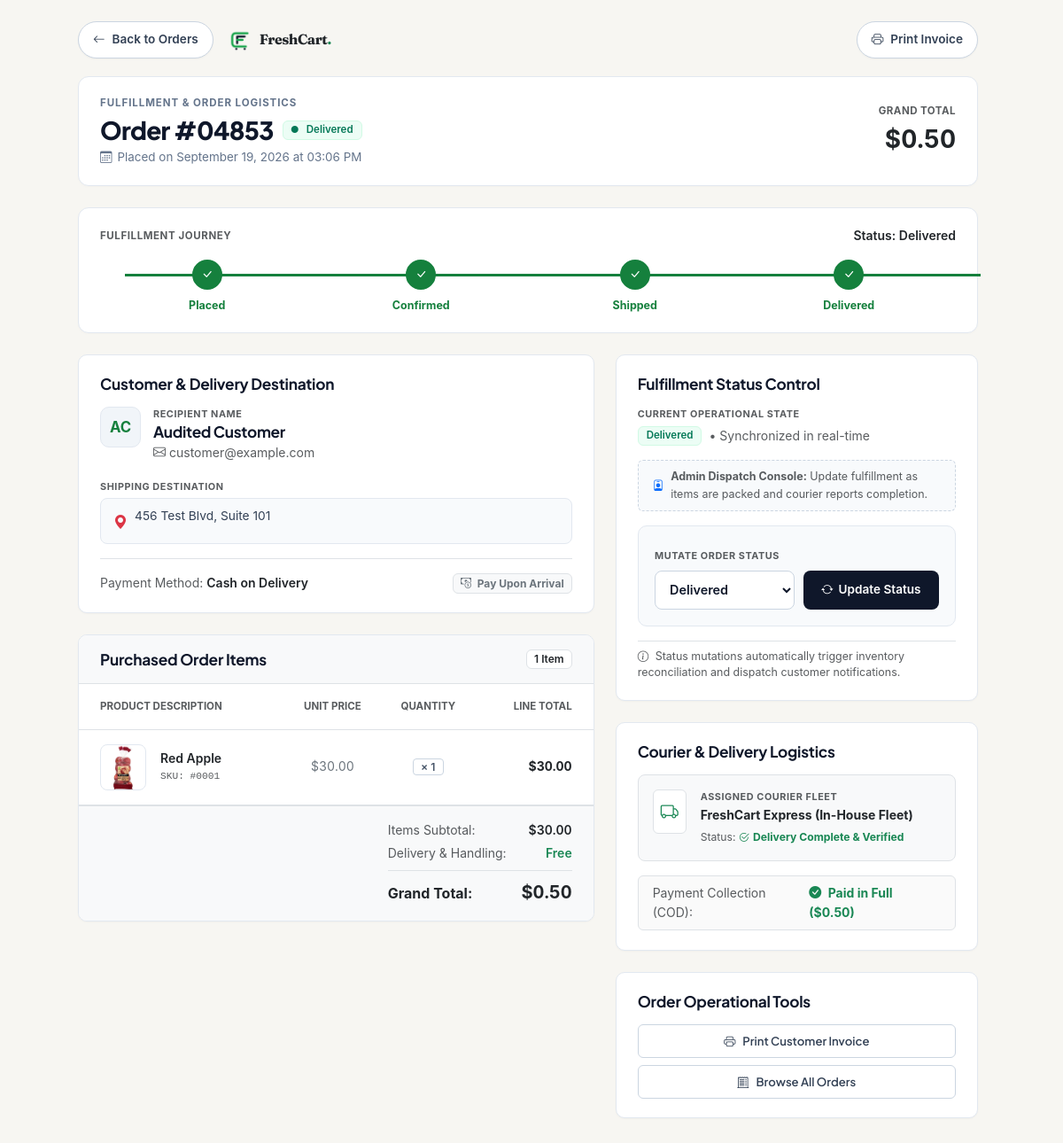
The app's page /admin/order_details.php?id=4853 (signed in) with its own data.
### tables this page shows
CREATE TABLE `orders` (
  `id` int(11) NOT NULL AUTO_INCREMENT,
  `user_id` int(11) DEFAULT NULL,
  `customer_name` varchar(100) NOT NULL,
  `address` text NOT NULL,
  `total_amount` decimal(10,2) NOT NULL,
  `status` varchar(50) DEFAULT 'Pending',
  `order_date` timestamp NULL DEFAULT current_timestamp(),
  `created_at` timestamp NULL DEFAULT current_timestamp(),
  PRIMARY KEY (`id`),
  KEY `idx_orders_status` (`status`),
  KEY `idx_orders_user_id` (`user_id`),
  CONSTRAINT `fk_orders_user` FOREIGN KEY (`user_id`) REFERENCES `users` (`id`) ON DELETE SET NULL
);

CREATE TABLE `users` (
  `id` int(11) NOT NULL AUTO_INCREMENT,
  `full_name` varchar(255) NOT NULL,
  `email` varchar(255) NOT NULL,
  `password` varchar(255) NOT NULL,
  `address` text DEFAULT NULL,
  `created_at` timestamp NULL DEFAULT current_timestamp(),
  `api_token` varchar(64) DEFAULT NULL,
  `role` varchar(20) DEFAULT 'customer',
  PRIMARY KEY (`id`),
  UNIQUE KEY `email` (`email`)
);

CREATE TABLE `order_items` (
  `id` int(11) NOT NULL AUTO_INCREMENT,
  `order_id` int(11) DEFAULT NULL,
  `product_id` int(11) DEFAULT NULL,
  `quantity` int(11) DEFAULT NULL,
  PRIMARY KEY (`id`),
  KEY `order_id` (`order_id`),
  KEY `product_id` (`product_id`),
  CONSTRAINT `order_items_ibfk_1` FOREIGN KEY (`order_id`) REFERENCES `orders` (`id`),
  CONSTRAINT `order_items_ibfk_2` FOREIGN KEY (`product_id`) REFERENCES `products` (`id`)
);

CREATE TABLE `products` (
  `id` int(11) NOT NULL AUTO_INCREMENT,
  `name` varchar(100) NOT NULL,
  `price` decimal(10,2) NOT NULL,
  `image` varchar(255) DEFAULT 'default.jpg',
  `stock_qty` int(11) DEFAULT 0,
  `image_url` varchar(255) DEFAULT NULL,
  `category` varchar(50) DEFAULT NULL,
  PRIMARY KEY (`id`),
  KEY `idx_products_category` (`category`)
);

### admin/order_details.php (the view, shortened to what the rows shown need)
<?php
require_once __DIR__ . '/../config/db.php';
$order_id = isset($_GET['order_id']) ? (int)$_GET['order_id'] : (isset($_GET['id']) ? (int)$_GET['id'] : 0);
try {
    $stmt = $pdo->prepare("SELECT orders.*, users.email AS customer_email
                           FROM orders
                           LEFT JOIN users ON orders.user_id = users.id
                           WHERE orders.id = ?");
    $stmt->execute([$order_id]);
    $order = $stmt->fetch(PDO::FETCH_ASSOC);
    $sqlItems = "SELECT order_items.*, products.name, products.price, products.image
                 FROM order_items
                 JOIN products ON order_items.product_id = products.id
                 WHERE order_items.order_id = ?";
    $stmtItems = $pdo->prepare($sqlItems);
    $stmtItems->execute([$order_id]);
    $items = $stmtItems->fetchAll(PDO::FETCH_ASSOC);
} catch (Exception $e) {
    error_log("Admin Order Details Error: " . $e->getMessage());
    die("An unexpected error occurred while loading order details.");
}
$s = $order['status'];
$pillClass = match($s) {
    'Delivered' => 'status-delivered',
    'Shipped' => 'status-shipped',
    'Pending' => 'status-pending',
    default => 'status-cancelled'
};
$nameParts = explode(' ', trim($order['customer_name'] ?? 'Customer'));
$initials = strtoupper(substr($nameParts[0], 0, 1) . (isset($nameParts[1]) ? substr($nameParts[1], 0, 1) : ''));
?>
<!DOCTYPE html>
<html lang="en">
<head>
    <link href="https://cdn.jsdelivr.net/npm/bootstrap@5.3.0/dist/css/bootstrap.min.css" rel="stylesheet">
    <link rel="stylesheet" href="https://cdn.jsdelivr.net/npm/bootstrap-icons@1.11.0/font/bootstrap-icons.css">
    <link rel="stylesheet" href="../assets/css/style.css?v=<?= time(); ?>">
</head>
<body class="admin-body" style="background-color: var(--color-canvas, #F7F6F2); color: #0f172a; min-height: 100vh;">
    <div class="container py-4 order-details-wrapper">
        <section class="admin-order-header" aria-labelledby="orderTitle">
            <div class="admin-order-header-info">
                <span class="admin-kicker">Fulfillment &amp; Order Logistics</span>
                <div class="admin-order-title-row">
                    <h1 id="orderTitle" class="admin-order-title">Order #<?= str_pad($order['id'], 5, '0', STR_PAD_LEFT) ?></h1>
                    <span class="admin-status-pill <?= $pillClass ?>">
                        <i class="bi bi-circle-fill me-1" style="font-size: 0.5rem;" aria-hidden="true"></i> <?= htmlspecialchars($s) ?>
                    </span>
                </div>
                <p class="admin-order-meta">
                    <i class="bi bi-calendar3" aria-hidden="true"></i> Placed on <?= date('F d, Y \a\t h:i A', strtotime($order['created_at'])) ?>
                </p>
            </div>
            <div class="text-end d-none d-md-block">
                <div class="text-muted small text-uppercase fw-bold" style="font-size: 0.72rem; letter-spacing: 0.04em;">Grand Total</div>
                <div class="fw-bold text-dark fs-3" style="font-variant-numeric: tabular-nums;">
                    $<?= number_format((float)$order['total_amount'], 2) ?>
                </div>
            </div>
        </section>
        <div class="admin-stepper-card no-print" aria-label="Order Fulfillment Progress">
            <div class="d-flex align-items-center justify-content-between mb-1">
                <span class="text-muted small text-uppercase fw-bold" style="font-size: 0.72rem; letter-spacing: 0.05em;">Fulfillment Journey</span>
                <span class="small fw-semibold text-dark">Status: <?= htmlspecialchars($s) ?></span>
            </div>
        </div>
        <div class="row g-4 mb-4">
            <div class="col-lg-7">
                <div class="admin-card mb-4">
                    <h2 class="admin-card-heading mb-3">Customer &amp; Delivery Destination</h2>
                    <div class="admin-customer-profile">
                        <div class="admin-customer-avatar" aria-hidden="true"><?= htmlspecialchars($initials) ?></div>
                        <div class="admin-customer-info">
                            <div class="text-muted small text-uppercase fw-bold" style="font-size: 0.68rem; letter-spacing: 0.05em;">Recipient Name</div>
                            <h3 class="admin-customer-name"><?= htmlspecialchars($order['customer_name']) ?></h3>
                            <?php if (!empty($order['customer_email'])): ?>
                                <div class="text-muted small d-flex align-items-center gap-1">
                                    <i class="bi bi-envelope" aria-hidden="true"></i> <?= htmlspecialchars($order['customer_email']) ?>
                                </div>
                            <?php endif; ?>
                        </div>
                    </div>
                    <div class="mb-3">
                        <div class="admin-address-card">
                            <div class="d-flex align-items-start gap-2">
                                <i class="bi bi-geo-alt-fill text-danger mt-1 flex-shrink-0" aria-hidden="true"></i>
                                <p class="admin-address-text"><?= nl2br(htmlspecialchars($order['address'])) ?></p>
                            </div>
                        </div>
                    </div>
                </div>
                <div class="admin-card p-0 overflow-hidden">
                    <div class="p-3 px-4 border-bottom bg-light d-flex align-items-center justify-content-between">
                        <h2 class="admin-card-heading mb-0">Purchased Order Items</h2>
                    </div>
                    <div class="table-responsive admin-order-items-table">
                        <table class="table align-middle mb-0">
                            <thead class="bg-white border-bottom">
                                <tr>
                                    <th class="ps-4 py-3 text-muted small text-uppercase fw-bold" style="font-size: 0.72rem;">Product Description</th>
                                    <th class="py-3 text-center text-muted small text-uppercase fw-bold" style="font-size: 0.72rem;">Unit Price</th>
                                    <th class="py-3 text-center text-muted small text-uppercase fw-bold" style="font-size: 0.72rem;">Quantity</th>
                                    <th class="pe-4 py-3 text-end text-muted small text-uppercase fw-bold" style="font-size: 0.72rem;">Line Total</th>
                                </tr>
                            </thead>
                            <tbody>
                                <?php
                                foreach ($items as $item):
                                    $lineTotal = (float)$item['price'] * (int)$item['quantity'];
                                ?>
                                    <tr class="border-bottom">
                                        <td class="ps-4 py-3">
                                            <div class="d-flex align-items-center gap-3">
                                                <img src="../assets/images/<?= htmlspecialchars($item['image'] ?: 'default.jpg') ?>" class="admin-order-item-thumb" alt="<?= htmlspecialchars($item['name']) ?>">
                                                <div>
                                                    <div class="fw-semibold text-dark small"><?= htmlspecialchars($item['name']) ?></div>
                                                    <div class="text-muted" style="font-size: 0.7rem; font-family: monospace;">SKU: #<?= str_pad($item['product_id'], 4, '0', STR_PAD_LEFT) ?></div>
                                                </div>
                                            </div>
                                        </td>
                                        <td class="py-3 text-center text-secondary small" style="font-variant-numeric: tabular-nums;">
                                            $<?= number_format((float)$item['price'], 2) ?>
                                        </td>
                                        <td class="py-3 text-center small">
                                            <span class="admin-order-item-qty">&times; <?= (int)$item['quantity'] ?></span>
                                        </td>
                                        <td class="pe-4 py-3 text-end fw-bold text-dark small" style="font-variant-numeric: tabular-nums;">
                                            $<?= number_format($lineTotal, 2) ?>
                                        </td>
                                    </tr>
                                <?php endforeach; ?>
                            </tbody>
                        </table>
                    </div>
                    <div class="p-3 px-4 bg-light border-top">
                        <div class="row justify-content-end">
                            <div class="col-sm-7 col-md-5">
                                <div class="d-flex justify-content-between align-items-baseline border-top pt-2">
                                    <span class="fw-bold text-dark">Grand Total:</span>
                                    <span class="fw-bold text-dark fs-5" style="font-variant-numeric: tabular-nums;">$<?= number_format((float)$order['total_amount'], 2) ?></span>
                                </div>
                            </div>
                        </div>
                    </div>
                </div>
            </div>
            <div class="col-lg-5">
                <div class="admin-card mb-4">
                    <h2 class="admin-card-heading mb-3">Fulfillment Status Control</h2>
                    <div class="mb-3">
                        <div class="d-flex align-items-center gap-2">
                            <span class="admin-status-pill <?= $pillClass ?>"><?= htmlspecialchars($s) ?></span>
                            <span class="text-muted small">&bull; Synchronized in real-time</span>
                        </div>
                    </div>
                    <div class="admin-status-control-box no-print">
                        <form method="POST">
                            <div class="admin-status-form-group">
                                <div class="admin-status-select-wrap">
                                    <select id="statusSelect" name="status" aria-label="Select Order Fulfillment Status">
                                        <option value="Delivered" <?= $s == 'Delivered' ? 'selected' : '' ?>>Delivered</option>
                                    </select>
                                </div>
                            </div>
                        </form>
                    </div>
                </div>
                <div class="admin-card mb-4">
                    <h2 class="admin-card-heading mb-3">Courier &amp; Delivery Logistics</h2>
                    <div class="d-flex flex-column gap-3">
                        <div class="d-flex align-items-center justify-content-between p-2 px-3 rounded-2 border small" style="background: #fafafa;">
                            <span class="text-muted">Payment Collection (COD):</span>
                            <span class="fw-bold <?= $s === 'Delivered' ? 'text-success' : 'text-dark' ?>">
                                <?= $s === 'Delivered' ? '<i class="bi bi-check-circle-fill text-success me-1"></i> Paid in Full ($' . number_format((float)$order['total_amount'], 2) . ')' : '<i class="bi bi-cash me-1"></i> Collect $' . number_format((float)$order['total_amount'], 2) . ' Cash' ?>
                            </span>
                        </div>
                    </div>
                </div>
                <div class="admin-card no-print">
                    <h2 class="admin-card-heading mb-3">Order Operational Tools</h2>
                </div>
            </div>
        </div>
    </div>
</body>
</html>

### records on screen
orders: id "04853", status "Delivered", created_at "September 19, 2026 at 03:06 PM", total_amount "0.50", customer_name "AC", customer_name "Audited Customer", user.email "customer@example.com", address "456 Test Blvd, Suite 101"
order_items: product.image (picture), product.name "Red Apple", product "0001", product.price "30.00", quantity "1"

### other values on screen
count($items) "1"
$itemsSubtotal "30.00"
